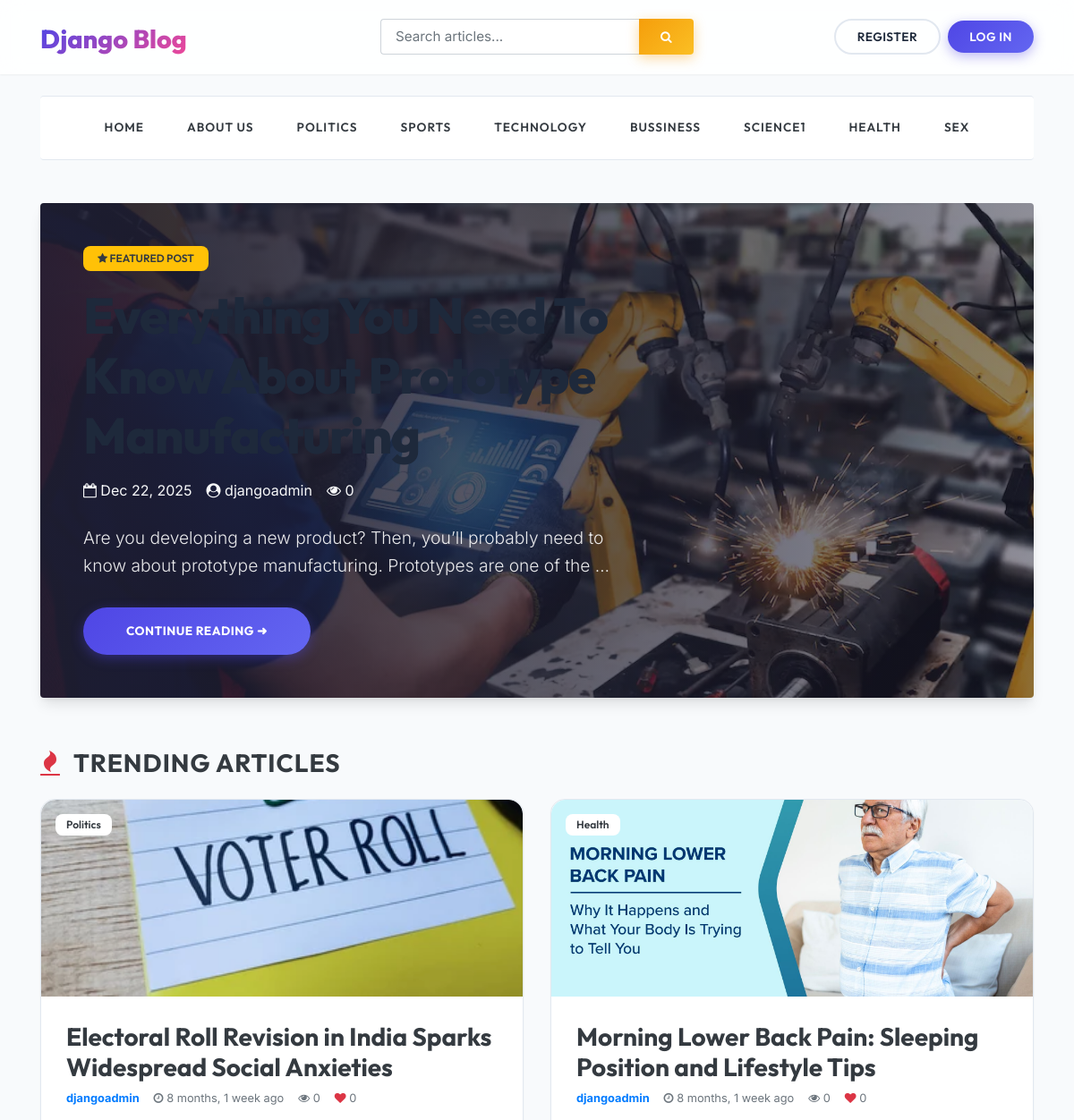
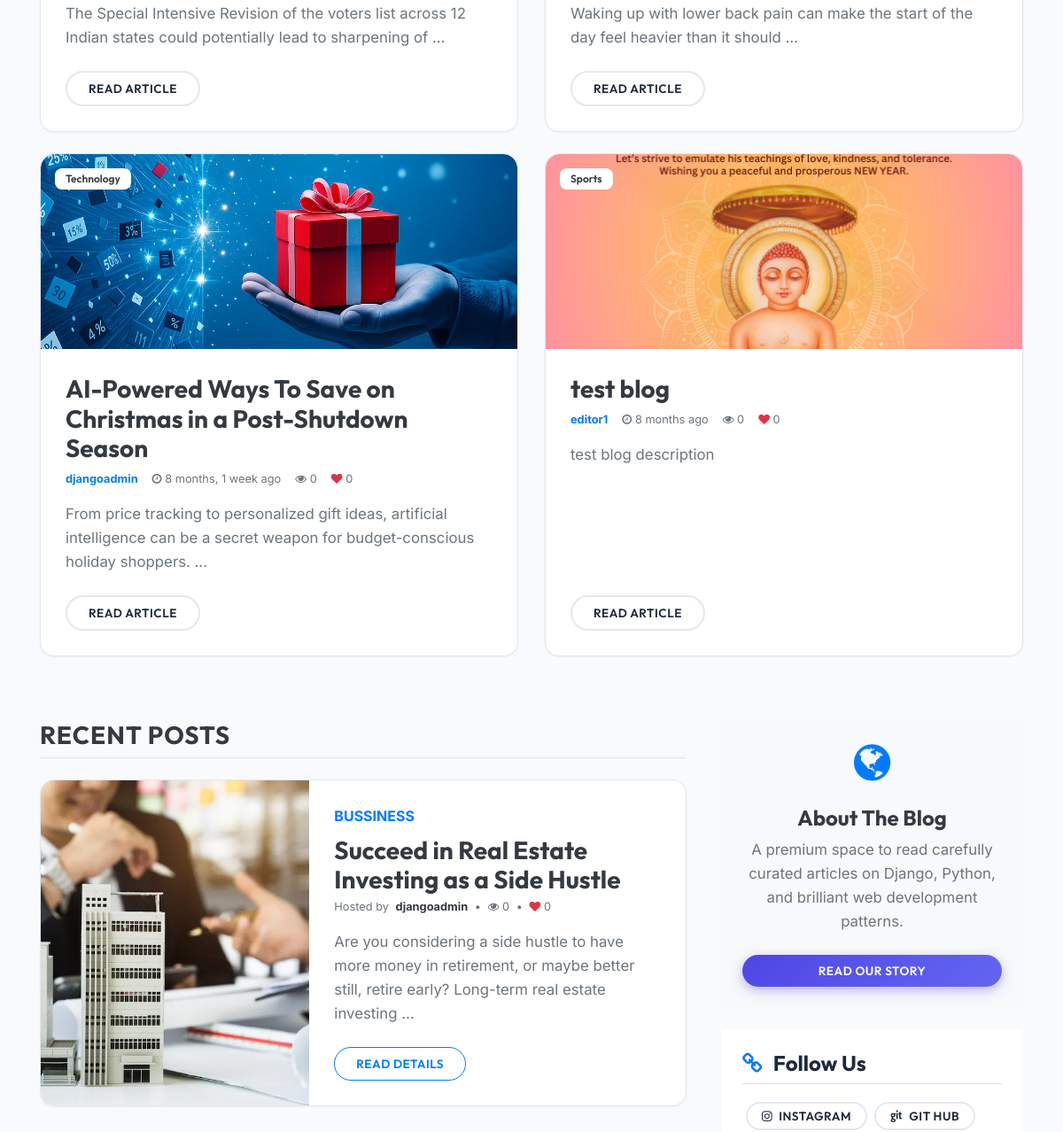
The app's page / (upper part), older data (2 pictures, top to bottom).
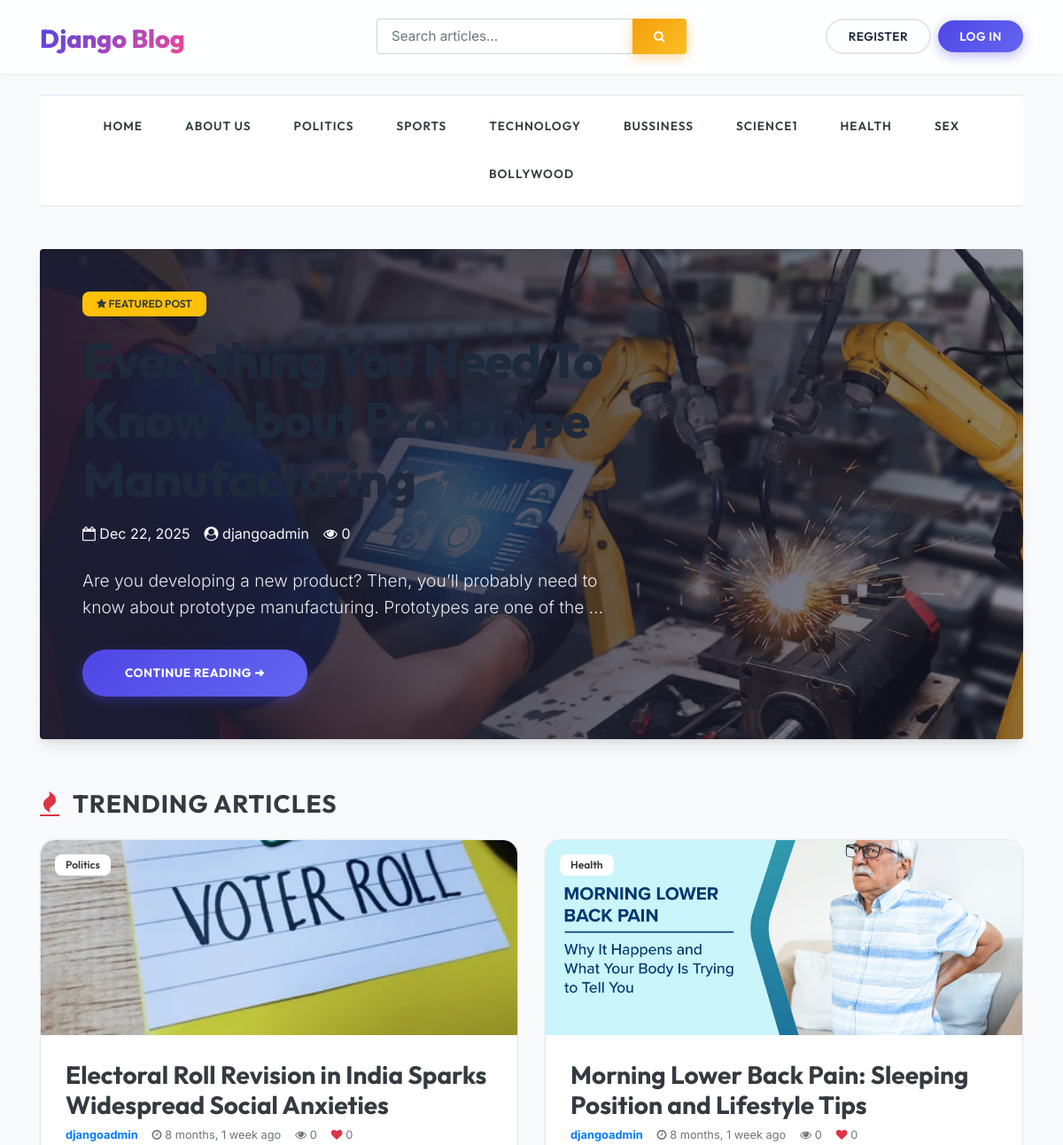
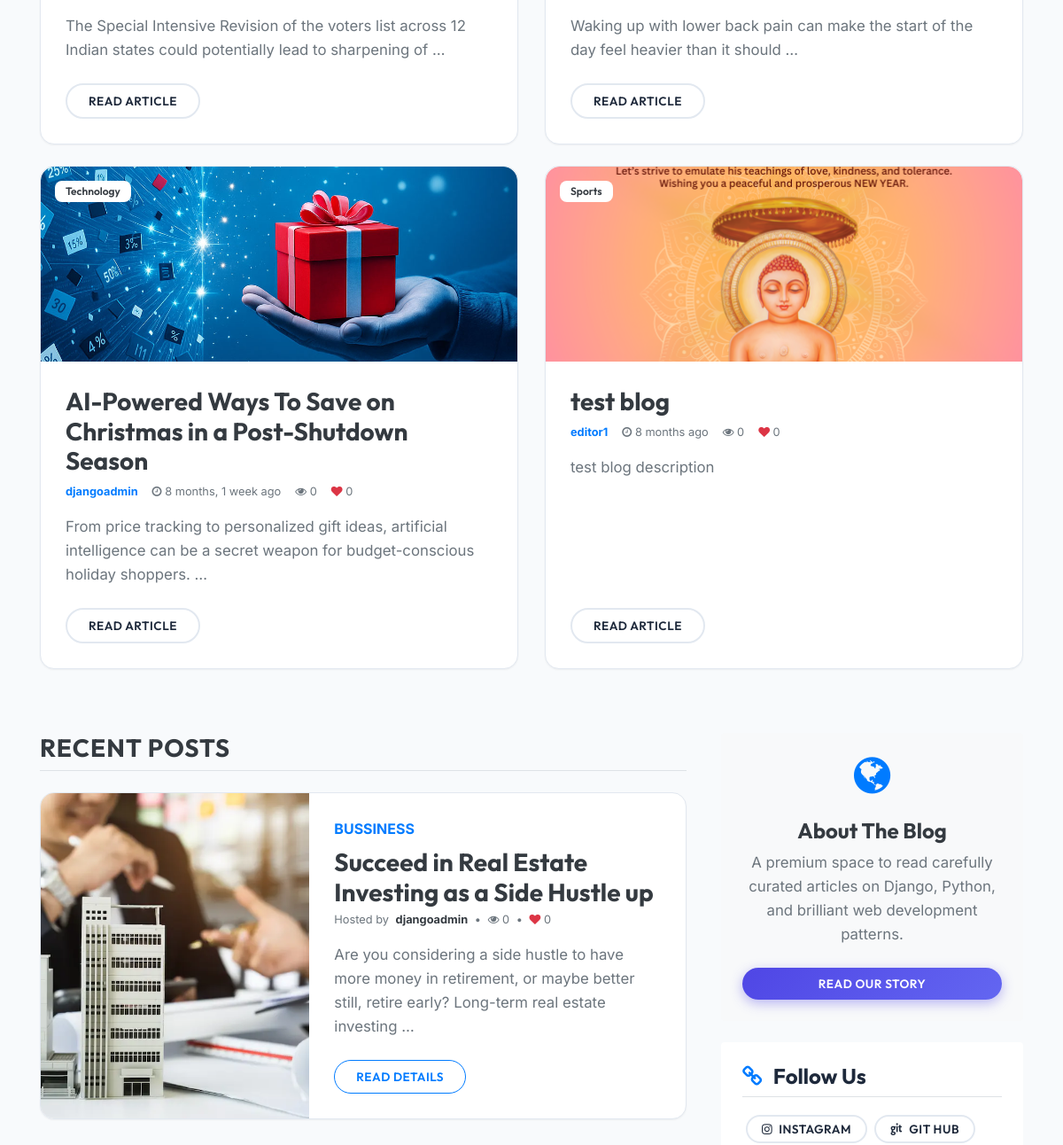
The same page, newer data (2 pictures, top to bottom).
### blogs/models.py (models this page shows, shortened)
class Category(models.Model):
    Category_name = models.CharField(max_length=50, unique=True)
    created_at = models.DateTimeField(auto_now_add=True)
    updated_at = models.DateTimeField(auto_now=True)
    class Meta:
        verbose_name_plural = 'categories'
    def __str__(self):
        return self.Category_name

class Blog(models.Model):
    title = models.CharField(max_length=100)
    slug = models.SlugField(max_length=150, unique=True, blank=True)
    category = models.ForeignKey(Category, on_delete=models.CASCADE)
    author = models.ForeignKey(User, on_delete=models.CASCADE)
    featured_image = models.ImageField(upload_to='uploads/%Y/%m/%d')
    short_description = models.TextField(max_length=500)
    blog_body = models.TextField(max_length=2000)
    status = models.CharField(max_length=20, choices=STATUS_CHOICES, default="draft")
    is_featured = models.BooleanField(default=True)
    views_count = models.PositiveIntegerField(default=0)
    likes = models.ManyToManyField(User, related_name='liked_blogs', blank=True)
    bookmarks = models.ManyToManyField(User, related_name='bookmarked_blogs', blank=True)
    created_at = models.DateTimeField(auto_now_add=True)
    updated_at = models.DateTimeField(auto_now=True)

class SocialLinks(models.Model):
    platform = models.CharField(max_length=25)
    link = models.URLField(max_length=100)
    created_at = models.DateTimeField(auto_now_add=True)
    updated_at = models.DateTimeField(auto_now=True)
    class Meta:
        verbose_name_plural = 'Social Links'

### blog_main/views.py (the view)
# urls.py: 2. Add a URL to urlpatterns:  path('', views.home, name='home')
def home(request):
    featured_posts = Blog.objects.filter(is_featured=True, status='published').order_by('updated_at')
    posts = Blog.objects.filter(is_featured=False, status='published')
    context = {
        "featured_posts": featured_posts,
        'posts': posts,
    }
    return render(request, "home.html", context)

### blogs/context_processors.py (called while the page is built)
def get_categories(request):
    categories = Category.objects.all()
    return dict(categories = categories)

def get_social_links(request):
    social_links= SocialLinks.objects.all()
    return dict(social_links = social_links)

### templates/home.html (shortened to what the changed rows need)
{% extends 'base.html' %}
{% block content %}
{% for post in featured_posts %}
  {% if forloop.first %}
  <div class="hero-jumbotron p-4 p-md-5 text-white rounded position-relative mb-5" style="background-image: linear-gradient(to right, rgba(30,30,50,0.95), rgba(30,30,50,0.5)), url('{{ post.featured_image.url }}'); background-size: cover; background-position: center; min-height: 480px; display: flex; align-items: center;">
      <div class="col-md-7 px-0" style="z-index: 2;">
        <span class="badge bg-warning text-dark px-3 py-2 mb-3 shadow-sm rounded-pill"><i class="fa fa-star"></i> FEATURED POST</span>
        <h1 class="display-4 font-weight-bolder mb-3">{{ post.title }}</h1>
        <div class="text-light mb-4 d-flex align-items-center">
            <span class="mr-3"><i class="fa fa-calendar-o"></i> {{ post.created_at|date:"M d, Y" }}</span>
            <span class="mr-3"><i class="fa fa-user-circle"></i> <a href="{% url 'author_profile' post.author.username %}" class="text-light text-decoration-underline">{{ post.author }}</a></span>
            <span class="mr-3"><i class="fa fa-eye"></i> {{ post.views_count }}</span>
        </div>
        <p class="lead my-3" style="font-size: 1.2rem; opacity: 0.9;">{{ post.short_description|truncatewords:20 }}</p>
        <p class="lead mb-0 mt-4">
            <a href="{% url 'blogs' post.slug %}" class="btn btn-primary btn-lg font-weight-bold px-5 py-3 shadow-lg rounded-pill text-white mt-2">
                Continue reading ➜
            </a>
        </p>
      </div>
  </div>
  {% endif %}
{% endfor %}
<div class="row pt-2 mb-5">
    <div class="col-12 d-flex justify-content-between align-items-center mb-4">
    </div>
  {% for post in featured_posts %}
    {% if not forloop.first %}
    <div class="col-md-6 mb-4">
      <div class="card border-0 h-100 shadow-sm transition-transform">
        {% if post.featured_image %}
        <div class="position-absolute p-3 z-index-2 w-100 d-flex justify-content-between">
            <span class="badge bg-white text-dark shadow-sm">{{ post.category }}</span>
        </div>
        <a href="{% url 'blogs' post.slug %}">
          <img src="{{ post.featured_image.url }}" class="card-img-top" alt="{{ post.title }}">
        </a>
        {% endif %}
        <div class="card-body d-flex flex-column">
          <h3 class="mb-2"><a href="{% url 'blogs' post.slug %}" class="text-dark font-weight-bold text-decoration-none">{{ post.title }}</a></h3>
          <div class="mb-3 d-flex align-items-center text-muted small">
            <a href="{% url 'author_profile' post.author.username %}" class="text-primary font-weight-bold mr-3">{{ post.author }}</a>
            <span class="mr-3"><i class="fa fa-clock-o"></i> {{ post.created_at|timesince }} ago</span>
            <span class="mr-3"><i class="fa fa-eye"></i> {{ post.views_count }}</span>
            <span><i class="fa fa-heart text-danger"></i> {{ post.likes.count }}</span>
          </div>
          <p class="card-text text-muted mb-4">{{ post.short_description|truncatewords:18 }}</p>
          <div class="mt-auto">
              <a href="{% url 'blogs' post.slug %}" class="btn btn-outline-secondary btn-sm px-4 rounded-pill">Read Article</a>
          </div>
        </div>
      </div>
    </div>
    {% endif %}
  {% endfor %}
</div>
<main role="main" class="row">
    <div class="col-md-8 blog-main">
      <div class="row">
      {% for post in posts %}
        <div class="col-12 mb-5">
            <div class="card border-0 shadow-sm flex-md-row bg-white h-100">
                {% if post.featured_image %}
                 <a href="{% url 'blogs' post.slug %}" class="d-none d-md-block h-100 col-md-5 p-0 overflow-hidden" style="border-top-left-radius: 16px; border-bottom-left-radius: 16px;">
                    <img src="{{ post.featured_image.url }}" alt="{{ post.title }}" class="img-fluid h-100 w-100" style="object-fit:cover;">
                </a>
                {% endif %}
                <div class="card-body d-flex flex-column align-items-start {{ post.featured_image|yesno:'col-md-7,col-12' }}">
                  <strong class="d-inline-block mb-2 text-primary text-uppercase font-weight-bold">{{ post.category }}</strong>
                  <h3 class="mb-1"><a href="{% url 'blogs' post.slug %}" class="text-dark">{{ post.title }}</a></h3>
                  <div class="mb-3 text-muted small">
                    Hosted by <a href="{% url 'author_profile' post.author.username %}" class="text-dark font-weight-bold mx-1">{{ post.author.get_full_name|default:post.author.username }}</a> &bull;
                    <span class="mx-1"><i class="fa fa-eye"></i> {{ post.views_count }}</span> &bull;
                    <span class="ml-1"><i class="fa fa-heart text-danger"></i> {{ post.likes.count }}</span>
                  </div>
                  <p class="card-text mb-4 text-muted">{{ post.short_description|truncatewords:22 }}</p>
                  <a class="btn btn-outline-primary btn-sm rounded-pill mt-auto shadow-sm px-4" href="{% url 'blogs' post.slug %}">Read Details</a>
                </div>
            </div>
        </div>
      {% endfor %}
      </div>
    </div>
    <aside class="col-md-4 blog-sidebar pl-md-4">
      {% if social_links %}
      <div class="p-4 bg-white shadow-sm rounded">
        <ol class="list-unstyled mb-0 d-flex flex-wrap">
          {% for i in social_links %}
            <li class="m-1"><a href="{{ i.link }}" target="_blank" class="btn btn-outline-secondary rounded-pill px-3 py-1 btn-sm"><i class="fa fa-{{ i.platform|lower }} mr-1"></i> {{ i.platform }}</a></li>
          {% endfor %}
        </ol>
      </div>
      {% endif %}
    </aside>
</main>
{% endblock %}

### templates/base.html (shortened to what this page needs)
{% load static %}
<!DOCTYPE html>
<html lang="en">
<head>
    <link href="https://getbootstrap.com/docs/4.0/dist/css/bootstrap.min.css" rel="stylesheet">
    <link rel="stylesheet" href="https://cdnjs.cloudflare.com/ajax/libs/font-awesome/4.7.0/css/font-awesome.min.css">
    <link href="{% static 'css/blog.css' %}" rel="stylesheet">
</head>
<body>
<div class="glass-nav py-3 mb-4">
    <div class="container">
        <header class="row flex-nowrap justify-content-between align-items-center">
            <div class="col-4 pt-1">
                <a class="blog-header-logo" href="{% url 'home' %}">Django Blog</a>
            </div>
            <div class="col-4">
                <form action="{% url 'search' %}" method="GET" class="w-100">
                    <div class="input-group drop-shadow-sm">
                        <input class="form-control border-right-0 form-control-lg rounded-left"
                               type="text"
                               name="keyword"
                               placeholder="Search articles..."
                               aria-label="Search articles"
                               style="font-family: var(--font-body); font-size: 0.95rem;">
                        <div class="input-group-append">
                            <button class="btn btn-warning rounded-right px-4" type="submit" style="border-top-left-radius: 0; border-bottom-left-radius: 0;">
                                <i class="fa fa-search"></i>
                            </button>
                        </div>
                    </div>
                </form>
            </div>
            {% if not user.is_authenticated %}
            <div class="col-4 d-flex justify-content-end align-items-center">
                <a class="btn btn-outline-secondary mr-2" href="{% url 'register' %}">Register</a>
                <a class="btn btn-primary px-4" href="{% url 'login' %}">Log In</a>
            </div>
            {% endif %}
        </header>
    </div>
</div>
<div class="container">
    <div class="category-nav py-2 shadow-sm rounded mb-5">
        <nav class="nav d-flex justify-content-center text-center">
            <a class="p-3 text-dark mx-2" href="{% url 'home' %}">HOME</a>
            <a class="p-3 text-dark mx-2" href="{% url 'about_page' %}">ABOUT US</a>
            {% for i in categories %}
            <a class="p-3 text-dark mx-2" href="{% url 'posts_by_category' i.id %}">
                {{ i.Category_name }}
            </a>
            {% endfor %}
        </nav>
    </div>
    {% block content %}
    {% endblock %}
</div>
</body>
</html>

Row changes from the older to the newer data that the page shows:
added Category: Category_name "BOLLYWOOD"
changed Blog "BUSSINESS": title "Succeed in Real Estate Investing as a Side Hustle" → "Succeed in Real Estate Investing as a Side Hustle up"
